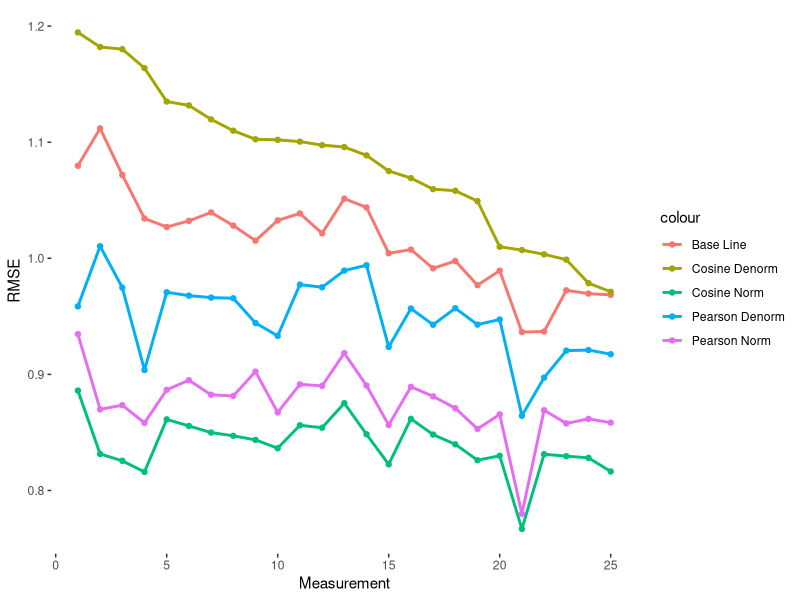

Generate this figure with R:
library("reshape2")
library("ggplot2")
library("gridExtra")

cf_k_table <- read.delim(text="k UBCF_COSINE_DENORMALIZED IBCF_COSINE_DENORMALIZED UBCF_COSINE_NORMALIZED IBCF_COSINE_NORMALIZED UBCF_PEARSON_DENORMALIZED IBCF_PEARSON_DENORMALIZED UBCF_PEARSON_NORMALIZED IBCF_PEARSON_NORMALIZED
1 1.23655 0.920048 1.11839 0.920048 1.23655 0.920048 1.11839 0.920048
2 1.10926 1.00381 0.888671 0.905941 0.997885 0.878653 0.98337 0.881869
3 1.10323 0.987016 0.850719 0.864337 0.953396 0.83077 0.89544 0.833321
4 1.0765 0.987237 0.817349 0.839805 0.913284 0.810032 0.843541 0.806225
5 1.04544 0.981972 0.805295 0.821832 0.897593 0.799235 0.829648 0.788883
6 1.03094 0.978671 0.786088 0.812109 0.875153 0.797812 0.822661 0.777133
7 1.01337 0.97742 0.779532 0.808517 0.86764 0.790032 0.804924 0.777174
8 1.00257 0.981971 0.775688 0.80096 0.870702 0.785709 0.798699 0.774489
9 1.00548 0.978952 0.773115 0.798931 0.86799 0.779873 0.793205 0.767587
10 1.00712 0.980134 0.774617 0.795652 0.864337 0.776034 0.791223 0.759063
11 1.01112 0.979088 0.771025 0.792216 0.865305 0.772696 0.783226 0.756642
12 1.00416 0.977 0.772224 0.787178 0.868169 0.771713 0.775699 0.758621
13 1.00034 0.977806 0.771314 0.788605 0.863967 0.771328 0.772654 0.757013
14 0.997866 0.977861 0.769123 0.788509 0.862327 0.767712 0.776436 0.757467
15 0.994801 0.976343 0.766873 0.787973 0.864196 0.769112 0.779886 0.757156
16 0.991728 0.97521 0.764871 0.78885 0.862905 0.769519 0.777933 0.759028
17 0.988238 0.976085 0.763372 0.78805 0.861703 0.771228 0.775126 0.759139
",as.is=TRUE,sep=" ",header=TRUE)

#mdf <- melt(cf_k_table, id="k", measure.name="UBCF_COSINE_DENORMALIZED", variable.name="UBCF_COSINE_DENORMALIZED")
#ggplot(data=mdf,
#       aes(x=k, y=UBCF_COSINE_DENORMALIZED)) +
#  geom_line()

p1 <- ggplot(cf_k_table, aes(k)) +
  geom_point(aes(y=UBCF_PEARSON_NORMALIZED, colour = "UBCF")) +
  geom_line(aes(y=UBCF_PEARSON_NORMALIZED, colour = "UBCF"), size=1) +
  geom_point(aes(y=IBCF_PEARSON_NORMALIZED, colour = "IBCF")) +
  geom_line(aes(y=IBCF_PEARSON_NORMALIZED, colour = "IBCF"), size=1) +
  labs(y = "RMSE") +
  theme(panel.background = element_blank(), legend.position = "none")

  p2 <- ggplot(cf_k_table, aes(k)) +
  geom_point(aes(y=UBCF_COSINE_NORMALIZED, colour = "UBCF")) +
  geom_line(aes(y=UBCF_COSINE_NORMALIZED, colour = "UBCF"), size=1) +
  geom_point(aes(y=IBCF_COSINE_NORMALIZED, colour = "IBCF")) +
  geom_line(aes(y=IBCF_COSINE_NORMALIZED, colour = "IBCF"), size=1) +
  labs(y = "RMSE") +
  theme(panel.background = element_blank(), legend.position = "none")
#  grid.arrange(p1,p2,ncol=2)
  
  cf_ubcf_compare_table <- read.delim(text="Measurement,Base_Line,Cosine_Denorm,Cosine_Norm,Pearson_Denorm,Pearson_Norm,
1,1.0797,1.19458,0.886032,0.958599,0.93466,
2,1.11195,1.18205,0.831459,1.01042,0.86987,
3,1.07182,1.18017,0.825513,0.974755,0.873476,
4,1.03431,1.16384,0.815974,0.903752,0.858213,
5,1.02696,1.13505,0.861247,0.970767,0.886639,
6,1.03228,1.13174,0.855554,0.967849,0.894999,
7,1.03952,1.11968,0.849884,0.966142,0.88241,
8,1.02817,1.10991,0.847066,0.965589,0.881449,
9,1.01519,1.10254,0.843545,0.944243,0.902373,
10,1.03265,1.10207,0.836399,0.933183,0.867191,
11,1.03867,1.10052,0.856144,0.977383,0.891405,
12,1.02151,1.09749,0.854037,0.975044,0.890092,
13,1.05139,1.09585,0.875231,0.989457,0.918303,
14,1.04383,1.08867,0.848398,0.994004,0.890411,
15,1.00432,1.07522,0.822458,0.923591,0.856352,
16,1.00754,1.06909,0.86171,0.956693,0.88929,
17,0.991315,1.05956,0.848119,0.942754,0.881036,
18,0.99768,1.05817,0.839758,0.956986,0.870892,
19,0.97684,1.04926,0.826053,0.942877,0.852991,
20,0.989388,1.00991,0.829869,0.947265,0.865501,
21,0.936467,1.00712,0.766873,0.864337,0.779886,
22,0.936927,1.0034,0.831235,0.897187,0.869117,
23,0.972416,0.998826,0.829542,0.920469,0.857756,
24,0.969563,0.97859,0.828095,0.920952,0.86166,
25,0.968466,0.971134,0.816331,0.917372,0.858401
",as.is=TRUE,sep=",",header=TRUE)

p1 <- ggplot(cf_ubcf_compare_table, aes(Measurement)) +
  geom_point(aes(y=Base_Line, colour = "Base Line")) +
  geom_line(aes(y=Base_Line, colour = "Base Line"), size=1) +
  geom_point(aes(y=Cosine_Denorm, colour = "Cosine Denorm")) +
  geom_line(aes(y=Cosine_Denorm, colour = "Cosine Denorm"), size=1) +
  geom_point(aes(y=Cosine_Norm, colour = "Cosine Norm")) +
  geom_line(aes(y=Cosine_Norm, colour = "Cosine Norm"), size=1) +
  geom_point(aes(y=Pearson_Denorm, colour = "Pearson Denorm")) +
  geom_line(aes(y=Pearson_Denorm, colour = "Pearson Denorm"), size=1) +
  geom_point(aes(y=Pearson_Norm, colour = "Pearson Norm")) +
  geom_line(aes(y=Pearson_Norm, colour = "Pearson Norm"), size=1) +
  labs(y = "RMSE") +
  theme(panel.background = element_blank())


grid.arrange(p1,padding=10,ncol=1)